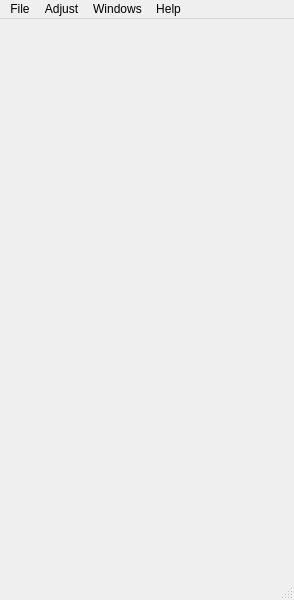
<?xml version="1.0" encoding="UTF-8"?>
<ui version="4.0">
 <class>MainWindow</class>
 <widget class="QMainWindow" name="MainWindow">
  <property name="geometry">
   <rect>
    <x>0</x>
    <y>0</y>
    <width>294</width>
    <height>600</height>
   </rect>
  </property>
  <property name="windowTitle">
   <string>Interactive analysis</string>
  </property>
  <widget class="QWidget" name="centralwidget"/>
  <widget class="QMenuBar" name="menubar">
   <property name="geometry">
    <rect>
     <x>0</x>
     <y>0</y>
     <width>294</width>
     <height>20</height>
    </rect>
   </property>
   <widget class="QMenu" name="menuFile">
    <property name="title">
     <string>File</string>
    </property>
    <addaction name="actionOpen_data_file"/>
    <addaction name="actionLoad_surface"/>
    <addaction name="actionReload_surfaces"/>
   </widget>
   <widget class="QMenu" name="menuAdjust">
    <property name="title">
     <string>Adjust</string>
    </property>
   </widget>
   <widget class="QMenu" name="menuWindows">
    <property name="title">
     <string>Windows</string>
    </property>
    <addaction name="actionCascade"/>
    <addaction name="actionTile"/>
   </widget>
   <widget class="QMenu" name="menuHelp">
    <property name="title">
     <string>Help</string>
    </property>
    <addaction name="actionAbout"/>
   </widget>
   <addaction name="menuFile"/>
   <addaction name="menuAdjust"/>
   <addaction name="menuWindows"/>
   <addaction name="menuHelp"/>
  </widget>
  <widget class="QStatusBar" name="statusbar"/>
  <action name="actionAbout">
   <property name="text">
    <string>About..</string>
   </property>
  </action>
  <action name="actionOpen_data_file">
   <property name="text">
    <string>Open data file</string>
   </property>
  </action>
  <action name="actionLoad_surface">
   <property name="text">
    <string>Load surface</string>
   </property>
  </action>
  <action name="actionCascade">
   <property name="text">
    <string>Cascade</string>
   </property>
  </action>
  <action name="actionTile">
   <property name="text">
    <string>Tile</string>
   </property>
  </action>
  <action name="actionReload_surfaces">
   <property name="text">
    <string>Reload surfaces</string>
   </property>
  </action>
 </widget>
 <resources/>
 <connections/>
</ui>
